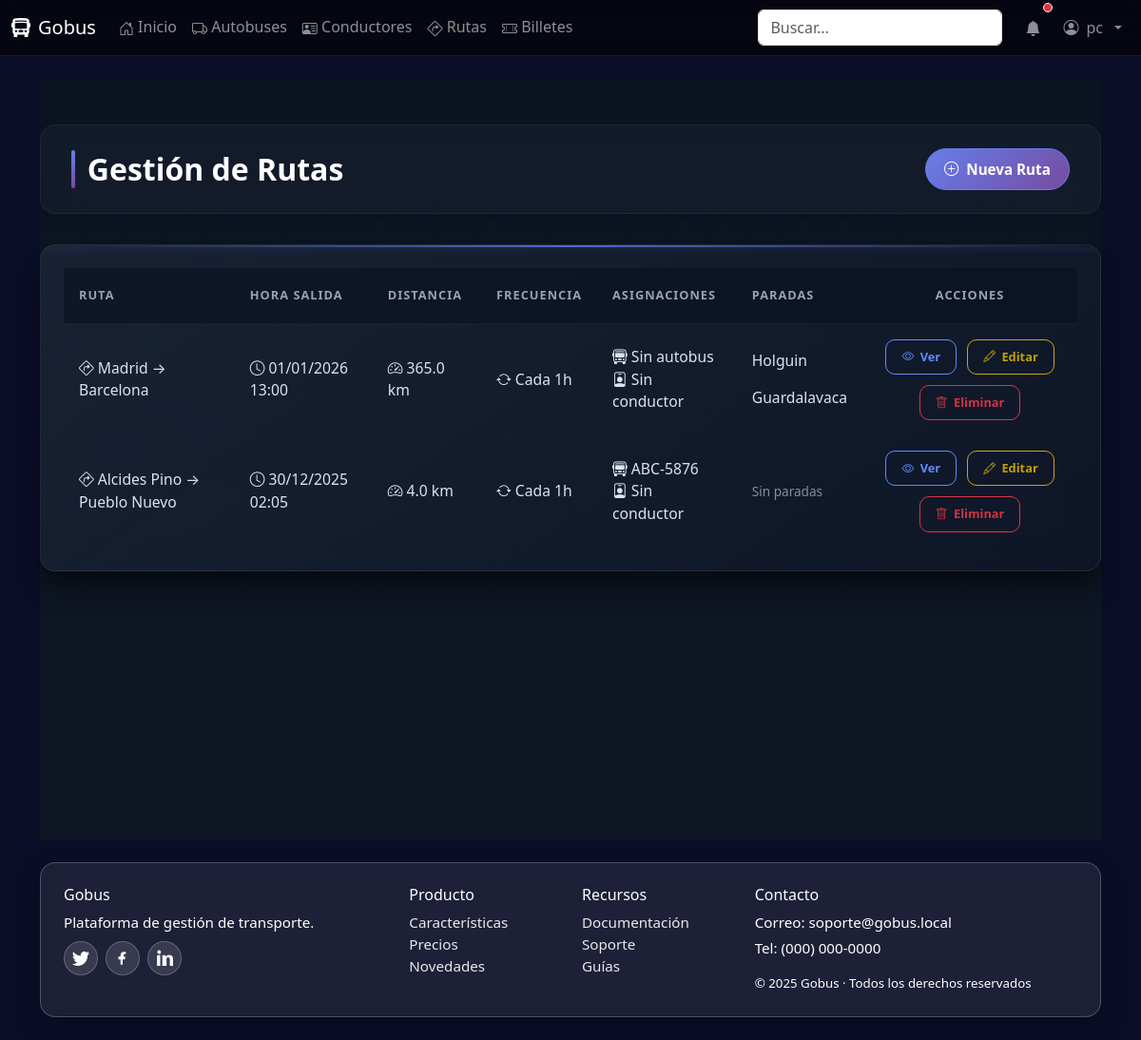
Page /rutas/ (signed in) on the earlier database version.
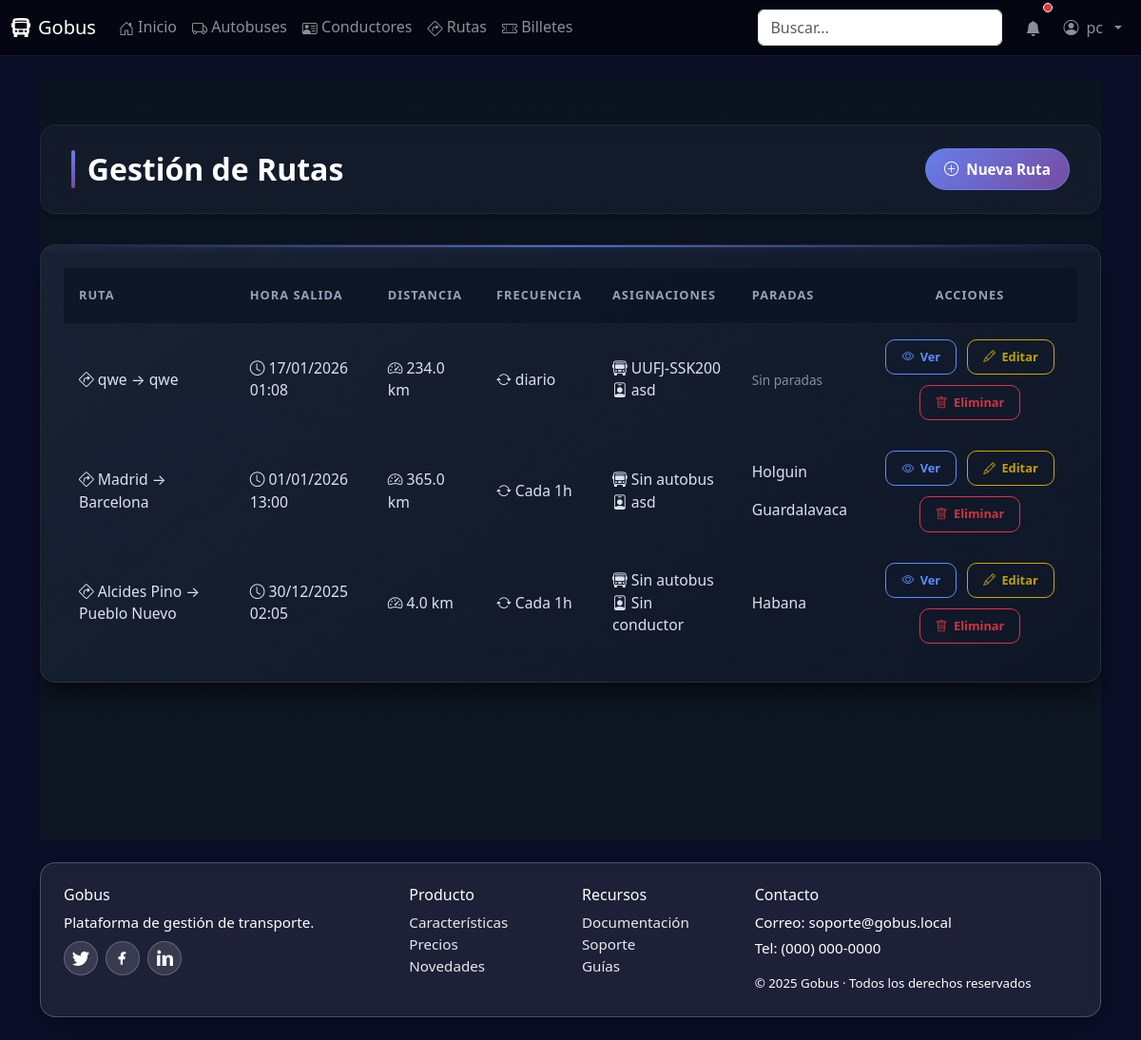
Same page on the later database version.
### core/models.py (models this page shows, shortened)
class Ruta(models.Model):
    origen = models.CharField(max_length=120)
    destino = models.CharField(max_length=120)
    paradas = models.JSONField(blank=True, default=list, help_text="Lista de paradas intermedias")
    distancia = models.FloatField(help_text="Distancia en km")
    autobus = models.ForeignKey(Autobus, on_delete=models.SET_NULL, null=True, blank=True, related_name="rutas")
    conductor = models.ForeignKey(Conductor, on_delete=models.SET_NULL, null=True, blank=True, related_name="rutas")
    hora_salida = models.DateTimeField()
    frecuencia = models.CharField(max_length=50, help_text="Ej: Diario, Semanal, Cada 30 min")

class Autobus(models.Model):
    matricula = models.CharField(max_length=20, unique=True)
    capacidad = models.PositiveIntegerField()
    modelo = models.CharField(max_length=100)

class Conductor(models.Model):
    nombre = models.CharField(max_length=150)
    licencia = models.CharField(max_length=50, unique=True)

### core/views.py (the view)
# urls.py: path('rutas/', views.ruta_list, name='ruta_list'),
@login_required
def ruta_list(request):
    rutas = Ruta.objects.all().order_by('-hora_salida')
    paginator = Paginator(rutas, 10)
    page_number = request.GET.get('page')
    page_obj = paginator.get_page(page_number)
    context = {
        'page_obj': page_obj,
        'title': 'Gestión de Rutas'
    }
    return render(request, 'core/ruta/ruta_list.html', context)

### core/templates/core/ruta/ruta_list.html (shortened to what this page needs)
{% extends 'base.html' %}
{% load static %}
{% block head_extra %}
<link href="{% static 'core/css/home-modern.css' %}" rel="stylesheet">
<link href="{% static 'core/css/crud.css' %}" rel="stylesheet">
{% endblock %}
{% block content %}
<div class="crud-container">
  <div class="page-header">
    <h1 class="page-title">{{ title }}</h1>
    <a href="{% url 'ruta_create' %}" class="btn-create">
      <i class="bi bi-plus-circle"></i>
      Nueva Ruta
    </a>
  </div>
  {% if page_obj %}
    <div class="table-container">
      <div class="table-responsive">
        <table class="modern-table">
          <thead>
            <tr>
              <th>Ruta</th>
              <th>Hora Salida</th>
              <th>Distancia</th>
              <th>Frecuencia</th>
              <th>Asignaciones</th>
              <th>Paradas</th>
              <th>Acciones</th>
            </tr>
          </thead>
          <tbody>
            {% for ruta in page_obj %}
              <tr>
                <td data-label="Ruta">
                  <div class="ruta-cell">
                    <i class="bi bi-sign-turn-right"></i>
                    {{ ruta.origen }} → {{ ruta.destino }}
                  </div>
                </td>
                <td data-label="Hora Salida">
                  <div class="hora-cell">
                    <i class="bi bi-clock"></i>
                    {{ ruta.hora_salida|date:"d/m/Y H:i" }}
                  </div>
                </td>
                <td data-label="Distancia">
                  <div class="tags-cell">
                    <div class="ruta-tag distance">
                      <i class="bi bi-speedometer2"></i>
                      {{ ruta.distancia }} km
                    </div>
                  </div>
                </td>
                <td data-label="Frecuencia">
                  <div class="tags-cell">
                    <div class="ruta-tag frecuencia">
                      <i class="bi bi-arrow-repeat"></i>
                      {{ ruta.frecuencia }}
                    </div>
                  </div>
                </td>
                <td data-label="Asignaciones">
                  <div class="assignments-cell">
                    {% if ruta.autobus %}
                      <div class="assignment-badge assigned">
                        <i class="bi bi-bus-front"></i>
                        {{ ruta.autobus.matricula }}
                      </div>
                    {% else %}
                      <div class="assignment-badge unassigned">
                        <i class="bi bi-bus-front"></i>
                        Sin autobus
                      </div>
                    {% endif %}
                    {% if ruta.conductor %}
                      <div class="assignment-badge assigned">
                        <i class="bi bi-person-badge"></i>
                        {{ ruta.conductor.nombre }}
                      </div>
                    {% else %}
                      <div class="assignment-badge unassigned">
                        <i class="bi bi-person-badge"></i>
                        Sin conductor
                      </div>
                    {% endif %}
                  </div>
                </td>
                <td data-label="Paradas">
                  <div class="paradas-cell">
                    {% if ruta.paradas %}
                      <div class="paradas-list">
                        {% for parada in ruta.paradas %}
                          <span class="parada-tag">{{ parada }}</span>
                        {% endfor %}
                      </div>
                    {% else %}
                      <span style="color: rgba(255, 255, 255, 0.5); font-size: 0.85rem;">
                        Sin paradas
                      </span>
                    {% endif %}
                  </div>
                </td>
                <td data-label="Acciones">
                  <div class="action-cell">
                    <a href="{% url 'ruta_detail' ruta.pk %}" class="btn-action btn-view">
                      <i class="bi bi-eye"></i> Ver
                    </a>
                    <a href="{% url 'ruta_edit' ruta.pk %}" class="btn-action btn-edit">
                      <i class="bi bi-pencil"></i> Editar
                    </a>
                    <a href="{% url 'ruta_delete' ruta.pk %}" class="btn-action btn-delete">
                      <i class="bi bi-trash"></i> Eliminar
                    </a>
                  </div>
                </td>
              </tr>
            {% endfor %}
          </tbody>
        </table>
      </div>
    </div>
  {% endif %}
</div>
{% endblock %}

### templates/base.html (shortened to what this page needs)
{% load static %}
<!doctype html>
<html lang="es">
  <head>
    <link href="https://cdn.jsdelivr.net/npm/bootstrap@5.3.3/dist/css/bootstrap.min.css" rel="stylesheet">
    <link href="https://cdn.jsdelivr.net/npm/bootstrap-icons@1.11.3/font/bootstrap-icons.min.css" rel="stylesheet">
      <link href="{% static 'core/css/base.css' %}" rel="stylesheet">
    {% block head_extra %}{% endblock %}
  </head>
  <body>
    <nav class="navbar gobus-navbar navbar-expand-lg navbar-dark">
      <div class="container-fluid">
        <a class="navbar-brand d-flex align-items-center gap-2" href="/">
          <i class="bi bi-bus-front-fill"></i>
          <span>Gobus</span>
        </a>
        <div class="collapse navbar-collapse" id="navbarNav">
          <ul class="navbar-nav me-auto mb-2 mb-lg-0">
            <li class="nav-item"><a class="nav-link" href="/"><i class="bi bi-house-door"></i> Inicio</a></li>
            <li class="nav-item"><a class="nav-link" href="/autobuses"><i class="bi bi-truck"></i> Autobuses</a></li>
            <li class="nav-item"><a class="nav-link" href="/conductores"><i class="bi bi-person-vcard"></i> Conductores</a></li>
            <li class="nav-item"><a class="nav-link" href="/rutas"><i class="bi bi-sign-turn-right"></i> Rutas</a></li>
            <li class="nav-item"><a class="nav-link" href="/billetes"><i class="bi bi-ticket-perforated"></i> Billetes</a></li>
          </ul>
          <form class="d-flex me-3" role="search">
            <input class="form-control" type="search" placeholder="Buscar..." aria-label="Buscar">
          </form>
          <ul class="navbar-nav align-items-center">
            <li class="nav-item me-2">
              <a class="nav-link position-relative" href="#" aria-label="Notificaciones">
                <i class="bi bi-bell-fill"></i>
                <span class="position-absolute top-0 start-100 translate-middle p-1 bg-danger border border-light rounded-circle">
                </span>
              </a>
            </li>
            {% if user.is_authenticated %}
            <li class="nav-item dropdown custom-user-dropdown">
              <a class="nav-link dropdown-toggle d-flex align-items-center gap-2" href="#" role="button" data-bs-toggle="dropdown" aria-expanded="false" data-bs-boundary="viewport" data-bs-display="static">
                <i class="bi bi-person-circle"></i> {{ user.username|default:"Usuario" }}
              </a>
            </li>
            {% else %}
            <li class="nav-item"><a class="nav-link" href="{% url 'login' %}"><i class="bi bi-box-arrow-in-right"></i> Entrar</a></li>
            {% endif %}
          </ul>
        </div>
      </div>
    </nav>
    <main class="container py-4">
      {% block content %}{% endblock %}
    </main>
    <footer class="container pb-4 site-footer">
      <div class="glass p-4">
        <div class="row g-4">
          <div class="col-md-4">
            <h6>Gobus</h6>
            <p class="mb-2">Plataforma de gestión de transporte.</p>
            <div class="d-flex gap-2 social">
              <a href="#" aria-label="Twitter" title="Twitter">
              </a>
              <a href="#" aria-label="Facebook" title="Facebook">
                <svg xmlns="http://www.w3.org/2000/svg" width="18" height="18" fill="currentColor" viewBox="0 0 16 16"><path d="M9 6.5V5c0-.5.4-1 1-1h1V2H9C7.3 2 6 3.3 6 5v1.5H4V9h2v5h2V9h2l.5-2.5H8z"/></svg>
              </a>
              <a href="#" aria-label="LinkedIn" title="LinkedIn">
                <svg xmlns="http://www.w3.org/2000/svg" width="18" height="18" fill="currentColor" viewBox="0 0 16 16"><path d="M1.5 1.5A1.5 1.5 0 1 1 4.5 3 1.5 1.5 0 0 1 1.5 1.5zM1 5h3v10H1zM6 5h3v1.7h.1A3.3 3.3 0 0 1 12.9 5C15 5 16 6.3 16 8.9V15h-3V9.5c0-1.4-.5-2.3-1.6-2.3-.9 0-1.3.6-1.5 1.1V15H6z"/></svg>
              </a>
            </div>
          </div>
          <div class="col-6 col-md-2">
            <h6>Producto</h6>
            <ul class="list-unstyled mb-0">
              <li><a class="footer-link" href="#">Características</a></li>
              <li><a class="footer-link" href="#">Precios</a></li>
              <li><a class="footer-link" href="#">Novedades</a></li>
            </ul>
          </div>
          <div class="col-6 col-md-2">
            <h6>Recursos</h6>
            <ul class="list-unstyled mb-0">
              <li><a class="footer-link" href="#">Documentación</a></li>
              <li><a class="footer-link" href="#">Soporte</a></li>
              <li><a class="footer-link" href="#">Guías</a></li>
            </ul>
          </div>
          <div class="col-md-4">
            <h6>Contacto</h6>
            <p class="mb-1">Correo: soporte@gobus.local</p>
            <p class="mb-3">Tel: (000) 000-0000</p>
            <small class="d-block">© {{ now|default:2025 }} Gobus · Todos los derechos reservados</small>
          </div>
        </div>
      </div>
    </footer>
  </body>
</html>

### core/static/core/css/base.css (style rules this page uses)
body { min-height: 100vh; background: linear-gradient(135deg, #0d6efd 0%, #6610f2 50%, #6f42c1 100%); background-attachment: fixed; }
.glass { background: rgba(255, 255, 255, 0.08); border: 1px solid rgba(255, 255, 255, 0.22); border-radius: 16px; backdrop-filter: blur(8px); -webkit-backdrop-filter: blur(8px); box-shadow: 0 10px 30px rgba(0, 0, 0, 0.2); color: #fff; }
.navbar.gobus-navbar { background: rgba(0, 0, 0, 0.55) !important; backdrop-filter: blur(10px); -webkit-backdrop-filter: blur(10px); border-bottom: 1px solid rgba(255, 255, 255, 0.08); position: sticky; top: 0; z-index: 3000; overflow: visible; isolation: isolate; }
.navbar .bi { vertical-align: -0.125em; }
main.container { padding-top: 2rem; padding-bottom: 2rem; }
.site-footer { color: rgba(255, 255, 255, 0.9); font-size: 0.95rem; }
.footer-link { color: rgba(255, 255, 255, 0.9); text-decoration: none; }
.social a { display: inline-flex; align-items: center; justify-content: center; width: 36px; height: 36px; border-radius: 50%; background: rgba(255, 255, 255, 0.12); border: 1px solid rgba(255, 255, 255, 0.22); color: #fff; text-decoration: none; }
.custom-user-dropdown { position: static !important; }
.navbar, .navbar .container-fluid, .navbar-collapse { overflow: visible !important; }
.glass { position: relative; z-index: 0; }

### core/static/core/css/home-modern.css (style rules this page uses)
body { background: #0a0e27 !important; background-image: radial-gradient( circle at 20% 50%, rgba(120, 119, 198, 0.3) 0%, transparent 50% ), radial-gradient( circle at 80% 80%, rgba(255, 119, 198, 0.3) 0%, transparent 50% ), radial-gradient( circle at 40% 20%, rgba(255, 219, 98, 0.2) 0%, transparent 50% ); background-attachment: fixed; }

Differences in the rows shown:
added Ruta: origen "qwe", destino "qwe", hora_salida "17/01/2026 01:08", distancia "234.0", frecuencia "diario", autobus.matricula "UUFJ-SSK200", conductor.nombre "asd", paradas "Sin paradas"
changed Ruta "Madrid": conductor.nombre (not shown) → "asd"; no longer shows "Sin conductor"
changed Ruta "Alcides Pino": paradas "[]" → "[\"Habana\"]" (drawn); autobus.matricula "ABC-5876" → (not shown); now shows "Sin autobus"
Other differences:
new list line: "Habana"
